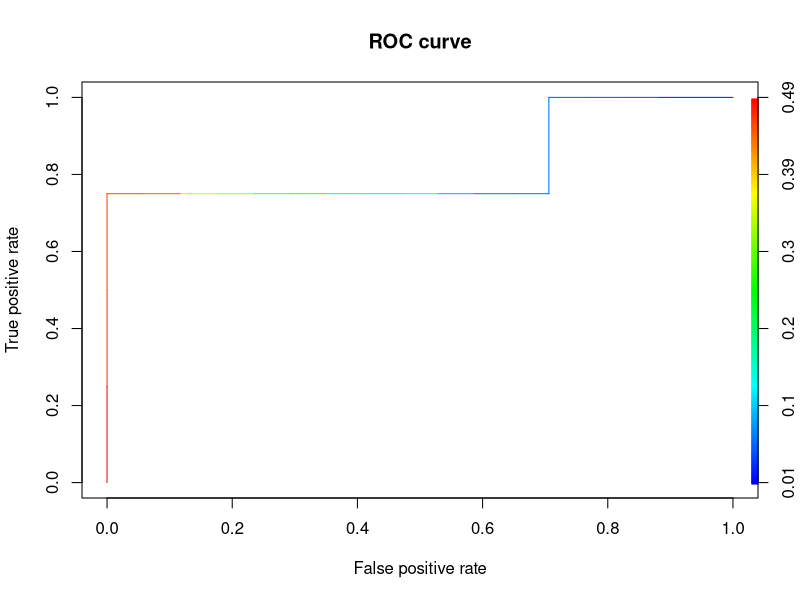
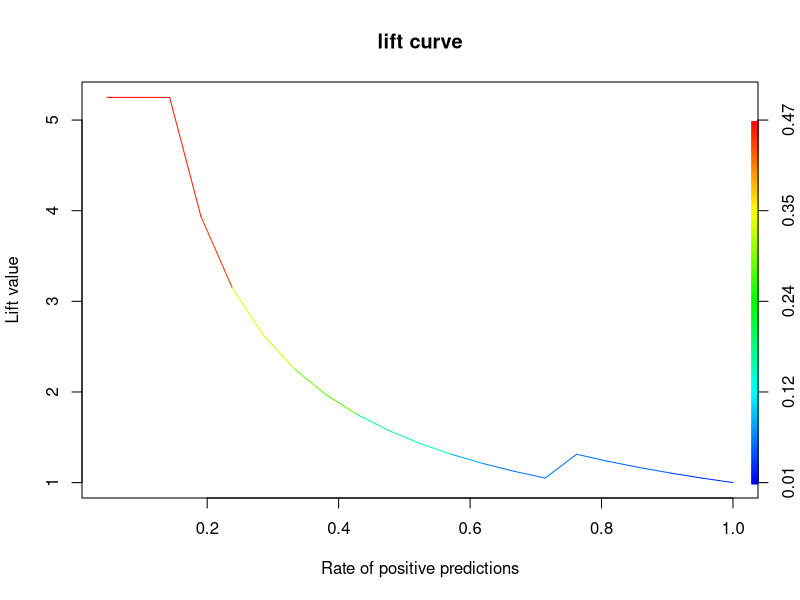

These figures' R source, in order:
# Load the packages
library(party)
library(ROCR)
# Load the kyphosis data set.
require(rpart)

# See kyphosis datast
str(kyphosis)
dim(kyphosis)

# Split randomly
x <- kyphosis[sample(1:nrow(kyphosis), nrow(kyphosis), replace = F),]
x.train <- kyphosis[1:floor(nrow(x)*.75), ]
x.evaluate <- kyphosis[(floor(nrow(x)*.75)+1):nrow(x), ]

# Create a model using "random forest and bagging ensemble algorithms
# utilizing conditional inference trees."
require(party)
x.model <- cforest(Kyphosis ~ Age + Number + Start, data=x.train,
                   control = cforest_unbiased(mtry = 3))

# Alternatively, use "recursive partitioning [...] in a conditional
# inference framework."
# x.model <- ctree(Kyphosis ~ Age + Number + Start, data=x.train)

# ctree plots nicely (but cforest doesn"t plot)
# plot (x.model)

# Use the model to predict the evaluation.
x.evaluate$prediction <- predict(x.model, newdata=x.evaluate)

# Calculate the overall accuracy.
x.evaluate$correct <- x.evaluate$prediction == x.evaluate$Kyphosis
print(paste("% of predicted classifications correct", round(mean(x.evaluate$correct),2)))

# Extract the class probabilities.
x.evaluate$probabilities <- 1- unlist(treeresponse(x.model,
                                                   newdata=x.evaluate), use.names=F)[seq(1,nrow(x.evaluate)*2,2)]

# Plot the performance of the model applied to the evaluation set as
# an ROC curve.
require(ROCR)
pred <- prediction(x.evaluate$probabilities, x.evaluate$Kyphosis)
perf <- performance(pred,"tpr","fpr")
plot(perf, main="ROC curve", colorize=T)

# And then a lift chart
perf <- performance(pred,"lift","rpp")
plot(perf, main="lift curve", colorize=T)
